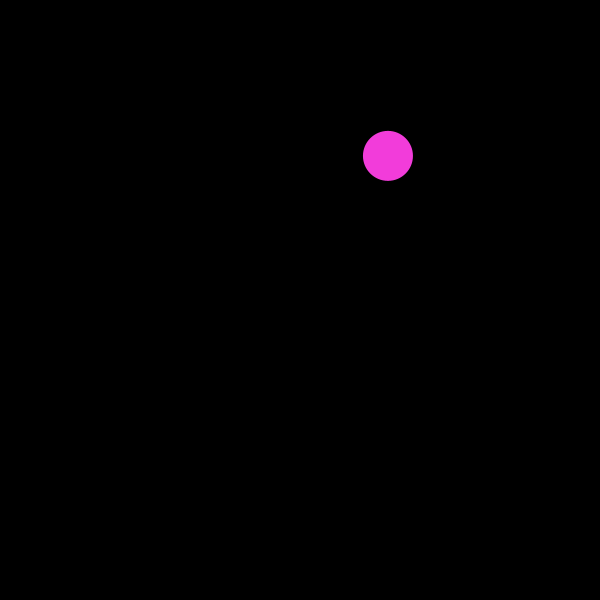
Frame 1 (no input)
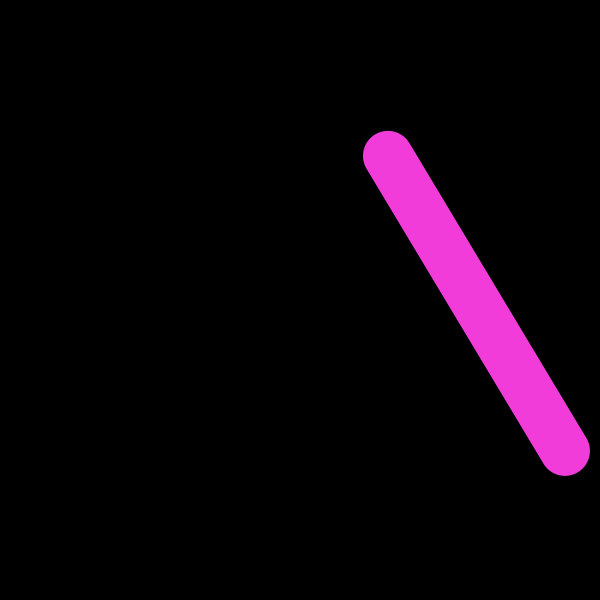
Frame 60 (the mouse pressed at the canvas centre just before this capture)
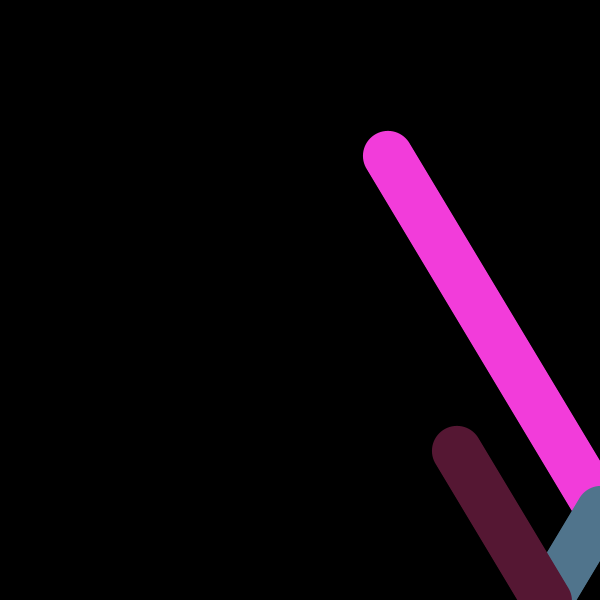
Frame 120 (the mouse held since frame 60 and released just before this capture)

The Processing sketch that drew these frames (run headless with seeded random() and noise(); from frame 60 on, the mouse is pressed at the canvas centre):

// Processing sketch: day3_pong_colorchange
// ── day3_pong_colorchange.pde
// create some variables
// float x = 300 means create a variable of type float,
// named 'x' and give it a value of 300
float x;
float y;

// how fast the pong ball moves
float xSpeed = 3;
float ySpeed = 5;

float r;  // red
float g;  // green  
float b;  // blue

void setup() {
  size(600, 600);
  noStroke();

  // erase background
  background(0);

  // start pongball at a random location
  x = random(width);  // somewhere between 0 and width
  y = random(height);

  // start with a random color
  r = random(255);
  g = random(255);
  b = random(255);
}

void draw() {

  // fill pongball with r,g,b variable values
  fill(r, g, b);

  // draw pongball
  ellipse(x, y, 50, 50);

  // increase x and y
  x = x + xSpeed;
  y = y + ySpeed;

  // conditional logic!
  // if pongball x has gone off screen right...
  if (x > width) {
    // reverse the xspeed
    xSpeed = xSpeed * -1;

    // create a random color
    r = random(255);
    g = random(255);
    b = random(255);
  }
  // if pongball has gone off the left side of the screen
  if (x < 0) {
    xSpeed = xSpeed * -1;
    // create a random color
    r = random(255);
    g = random(255);
    b = random(255);
  }
  // if pongball hits bottom of screen
  if (y > height) {
    ySpeed = ySpeed * -1;
    // create a random color
    r = random(255);
    g = random(255);
    b = random(255);
  }
  // if pongball hits top of screen
  if (y < 0) {
    ySpeed = ySpeed * -1;
    // create a random color
    r = random(255);
    g = random(255);
    b = random(255);
  }
}
